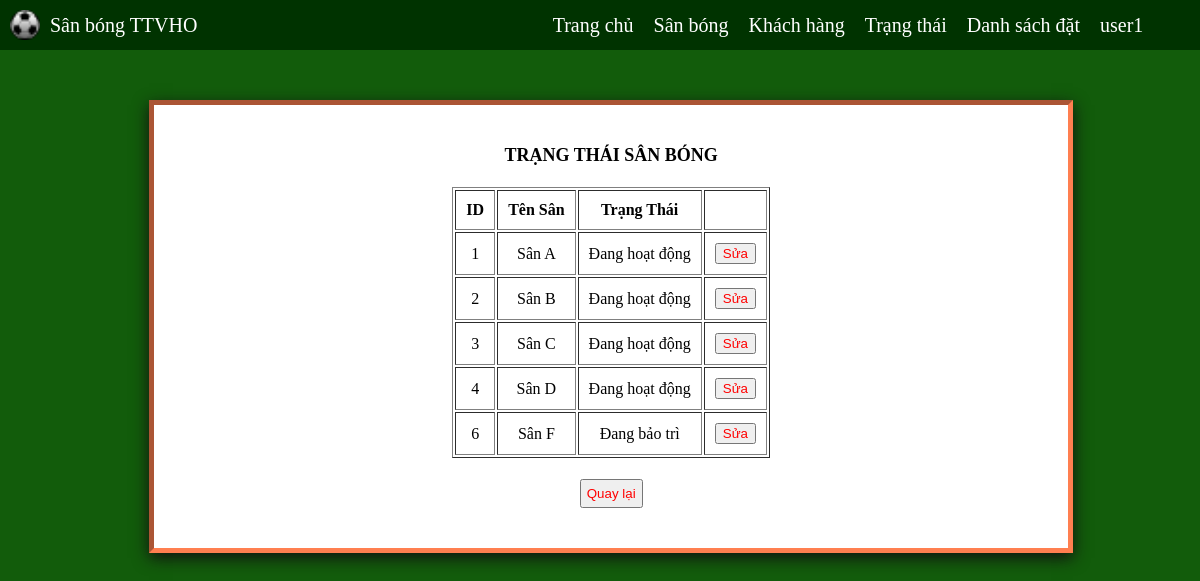
Screenshot of /status_admin.php (signed in) with the database file from the repository.
### tables this page shows
CREATE TABLE `sanbong` (
  `ID` int(5) NOT NULL,
  `TenSan` text NOT NULL,
  `AnhSan` longblob NOT NULL,
  `LoaiSan` varchar(30) NOT NULL,
  `Gia` int(6) NOT NULL,
  `DiaDiem` text NOT NULL,
  `MoTa` text NOT NULL,
  `TrangThai` bit(1) NOT NULL
);

### status_admin.php (the view, shortened to what this page needs)
<?php
	include("header_admin.php");
?>
<body>
    <div class="status-div">
        <b>TRẠNG THÁI SÂN BÓNG <span id='tieudetime'></span></b><br />
        <br>
        <table class="table-status" border="1">
            <thead>
                <tr>
                    <th>ID</th>
                    <th>Tên Sân</th>
                    <th>Trạng Thái</th>
                    <th></th>
                </tr>
            </thead>
            <tbody>
                <?php
                $sql_tt = "SELECT ID,TenSan,
                        IF(TrangThai = 1, 'Đang hoạt động', 'Đang bảo trì') AS TrangThai
                        FROM sanbong";
                $result_tt = mysqli_query($conn, $sql_tt);
                while ($row = mysqli_fetch_assoc($result_tt)) {
                    echo '<form action="edit_trangthai.php" method= "POST" id="add-form">';
                    echo '<tr>';
                    echo '<td>' . $row['ID'] . '</td>';
                    echo '<td>' . $row['TenSan'] . '</td>';
                    echo '<td>' . $row['TrangThai'] . '</td>';
                    echo '<td><input class="btn" type ="submit" name="suatt['.$row['ID'].']" value="Sửa"></td>';
                    echo '</tr>';
                }
                ?>
            </tbody>
        </table>
        <br>
        <button><a href="home.php">Quay lại</a></button>
    </div>
</body>

### header_admin.php (style rules this page uses)
body { margin-top: 0; margin-left: 0; position: relative; }

### status_admin.php (style rules this page uses)
body { background-color: #125c0b; font-size: 18px; }
.status-div { text-align: center; margin: 12.5%; margin-top: 100px; padding: 40px; border: 5px inset coral; width: 70%; background-color: #ffffff; box-shadow: 0 5px 15px #111111; display: inline-block; margin-bottom: 25px; }
.table-status { text-align: center; margin: auto; }
th, td { padding: 10px; }
button { padding: 5px; }
.btn { color: red; }
a { text-decoration: none; color: red; }

### rows the page displays
sanbong: ID "1", TenSan "Sân A", TrangThai "Đang hoạt động"
sanbong: ID "2", TenSan "Sân B", TrangThai "Đang hoạt động"
sanbong: ID "3", TenSan "Sân C", TrangThai "Đang hoạt động"
sanbong: ID "4", TenSan "Sân D", TrangThai "Đang hoạt động"
sanbong: ID "6", TenSan "Sân F", TrangThai "Đang bảo trì"

### other values shown
$user['TenTK'] "user1"
